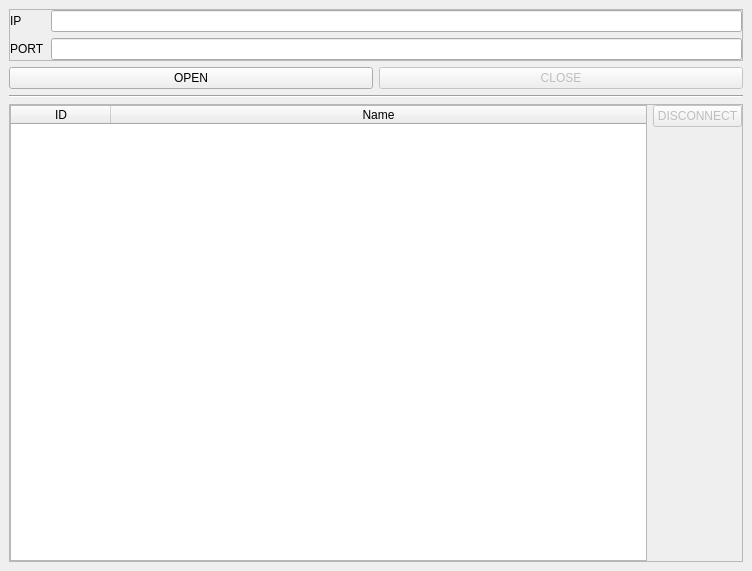
<?xml version="1.0" encoding="UTF-8"?>
<ui version="4.0">
 <class>MainWindow</class>
 <widget class="QMainWindow" name="MainWindow">
  <property name="geometry">
   <rect>
    <x>0</x>
    <y>0</y>
    <width>752</width>
    <height>571</height>
   </rect>
  </property>
  <property name="windowTitle">
   <string>MainWindow</string>
  </property>
  <widget class="QWidget" name="centralwidget">
   <layout class="QGridLayout" name="gridLayout">
    <item row="0" column="1" colspan="2">
     <widget class="QFrame" name="frame">
      <property name="sizePolicy">
       <sizepolicy hsizetype="Preferred" vsizetype="Maximum">
        <horstretch>0</horstretch>
        <verstretch>0</verstretch>
       </sizepolicy>
      </property>
      <property name="frameShape">
       <enum>QFrame::StyledPanel</enum>
      </property>
      <property name="frameShadow">
       <enum>QFrame::Raised</enum>
      </property>
      <layout class="QFormLayout" name="formLayout">
       <property name="leftMargin">
        <number>0</number>
       </property>
       <property name="topMargin">
        <number>0</number>
       </property>
       <property name="rightMargin">
        <number>0</number>
       </property>
       <property name="bottomMargin">
        <number>0</number>
       </property>
       <item row="0" column="0">
        <widget class="QLabel" name="label">
         <property name="text">
          <string>IP</string>
         </property>
        </widget>
       </item>
       <item row="0" column="1">
        <widget class="QLineEdit" name="ip_lineEdit"/>
       </item>
       <item row="1" column="0">
        <widget class="QLabel" name="label_2">
         <property name="text">
          <string>PORT</string>
         </property>
        </widget>
       </item>
       <item row="1" column="1">
        <widget class="QLineEdit" name="port_lineEdit"/>
       </item>
      </layout>
     </widget>
    </item>
    <item row="1" column="1">
     <widget class="QPushButton" name="openServer_button">
      <property name="text">
       <string>OPEN</string>
      </property>
     </widget>
    </item>
    <item row="1" column="2">
     <widget class="QPushButton" name="closeServer_button">
      <property name="enabled">
       <bool>false</bool>
      </property>
      <property name="text">
       <string>CLOSE</string>
      </property>
     </widget>
    </item>
    <item row="2" column="1" colspan="2">
     <widget class="Line" name="line">
      <property name="orientation">
       <enum>Qt::Horizontal</enum>
      </property>
     </widget>
    </item>
    <item row="4" column="1" colspan="2">
     <widget class="QFrame" name="frame_2">
      <property name="frameShape">
       <enum>QFrame::StyledPanel</enum>
      </property>
      <property name="frameShadow">
       <enum>QFrame::Raised</enum>
      </property>
      <layout class="QGridLayout" name="gridLayout_2">
       <property name="leftMargin">
        <number>0</number>
       </property>
       <property name="topMargin">
        <number>0</number>
       </property>
       <property name="rightMargin">
        <number>0</number>
       </property>
       <property name="bottomMargin">
        <number>0</number>
       </property>
       <item row="0" column="1">
        <widget class="QPushButton" name="disconnectClient_button">
         <property name="enabled">
          <bool>false</bool>
         </property>
         <property name="text">
          <string>DISCONNECT</string>
         </property>
        </widget>
       </item>
       <item row="0" column="0" rowspan="2">
        <widget class="QTableWidget" name="clientsTable">
         <property name="enabled">
          <bool>true</bool>
         </property>
         <property name="editTriggers">
          <set>QAbstractItemView::NoEditTriggers</set>
         </property>
         <property name="selectionBehavior">
          <enum>QAbstractItemView::SelectRows</enum>
         </property>
         <property name="textElideMode">
          <enum>Qt::ElideRight</enum>
         </property>
         <property name="showGrid">
          <bool>true</bool>
         </property>
         <property name="sortingEnabled">
          <bool>true</bool>
         </property>
         <attribute name="horizontalHeaderVisible">
          <bool>true</bool>
         </attribute>
         <attribute name="horizontalHeaderHighlightSections">
          <bool>true</bool>
         </attribute>
         <attribute name="horizontalHeaderShowSortIndicator" stdset="0">
          <bool>true</bool>
         </attribute>
         <attribute name="horizontalHeaderStretchLastSection">
          <bool>true</bool>
         </attribute>
         <attribute name="verticalHeaderVisible">
          <bool>false</bool>
         </attribute>
         <column>
          <property name="text">
           <string>ID</string>
          </property>
         </column>
         <column>
          <property name="text">
           <string>Name</string>
          </property>
         </column>
        </widget>
       </item>
       <item row="1" column="1">
        <spacer name="verticalSpacer">
         <property name="orientation">
          <enum>Qt::Vertical</enum>
         </property>
         <property name="sizeHint" stdset="0">
          <size>
           <width>20</width>
           <height>40</height>
          </size>
         </property>
        </spacer>
       </item>
      </layout>
     </widget>
    </item>
   </layout>
  </widget>
 </widget>
 <resources/>
 <connections/>
</ui>
